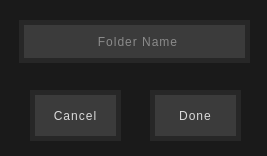
<?xml version="1.0" encoding="UTF-8"?>
<ui version="4.0">
 <class>FolderUtilities</class>
 <widget class="QDialog" name="FolderUtilities">
  <property name="geometry">
   <rect>
    <x>0</x>
    <y>0</y>
    <width>267</width>
    <height>156</height>
   </rect>
  </property>
  <property name="windowTitle">
   <string>Dialog</string>
  </property>
  <property name="styleSheet">
   <string notr="true">QDialog {
	background-color: rgb(26, 26, 26);
}
</string>
  </property>
  <widget class="QLineEdit" name="folderName">
   <property name="geometry">
    <rect>
     <x>19</x>
     <y>20</y>
     <width>231</width>
     <height>43</height>
    </rect>
   </property>
   <property name="styleSheet">
    <string notr="true">QLineEdit {
	font: 600 11pt &quot;Verdana Pro Cond Semibold&quot;;
	color: rgb(218, 218, 218);
	border: 5px solid rgb(39, 39, 39);
	background-color: rgb(59, 59, 59);
	padding-left: 7px;
	letter-spacing: 1px;
}</string>
   </property>
   <property name="alignment">
    <set>Qt::AlignCenter</set>
   </property>
   <property name="placeholderText">
    <string>Folder Name</string>
   </property>
  </widget>
  <widget class="QPushButton" name="cancelBtn">
   <property name="geometry">
    <rect>
     <x>30</x>
     <y>90</y>
     <width>91</width>
     <height>51</height>
    </rect>
   </property>
   <property name="styleSheet">
    <string notr="true">QPushButton {
	font: 600 12pt &quot;Verdana Pro Cond Semibold&quot;;
	color: rgb(218, 218, 218);
	border: 5px solid rgb(39, 39, 39);
	background-color: rgb(59, 59, 59);
	letter-spacing: 1px;
}

QPushButton::hover {
	background-color: rgb(84, 84, 84);
}</string>
   </property>
   <property name="text">
    <string>Cancel</string>
   </property>
  </widget>
  <widget class="QPushButton" name="doneBtn">
   <property name="geometry">
    <rect>
     <x>150</x>
     <y>90</y>
     <width>91</width>
     <height>51</height>
    </rect>
   </property>
   <property name="styleSheet">
    <string notr="true">QPushButton {
	font: 600 12pt &quot;Verdana Pro Cond Semibold&quot;;
	color: rgb(218, 218, 218);
	border: 5px solid rgb(39, 39, 39);
	background-color: rgb(59, 59, 59);
	letter-spacing: 1px;
}

QPushButton::hover {
	background-color: rgb(84, 84, 84);
}</string>
   </property>
   <property name="text">
    <string>Done</string>
   </property>
  </widget>
 </widget>
 <resources/>
 <connections/>
</ui>
